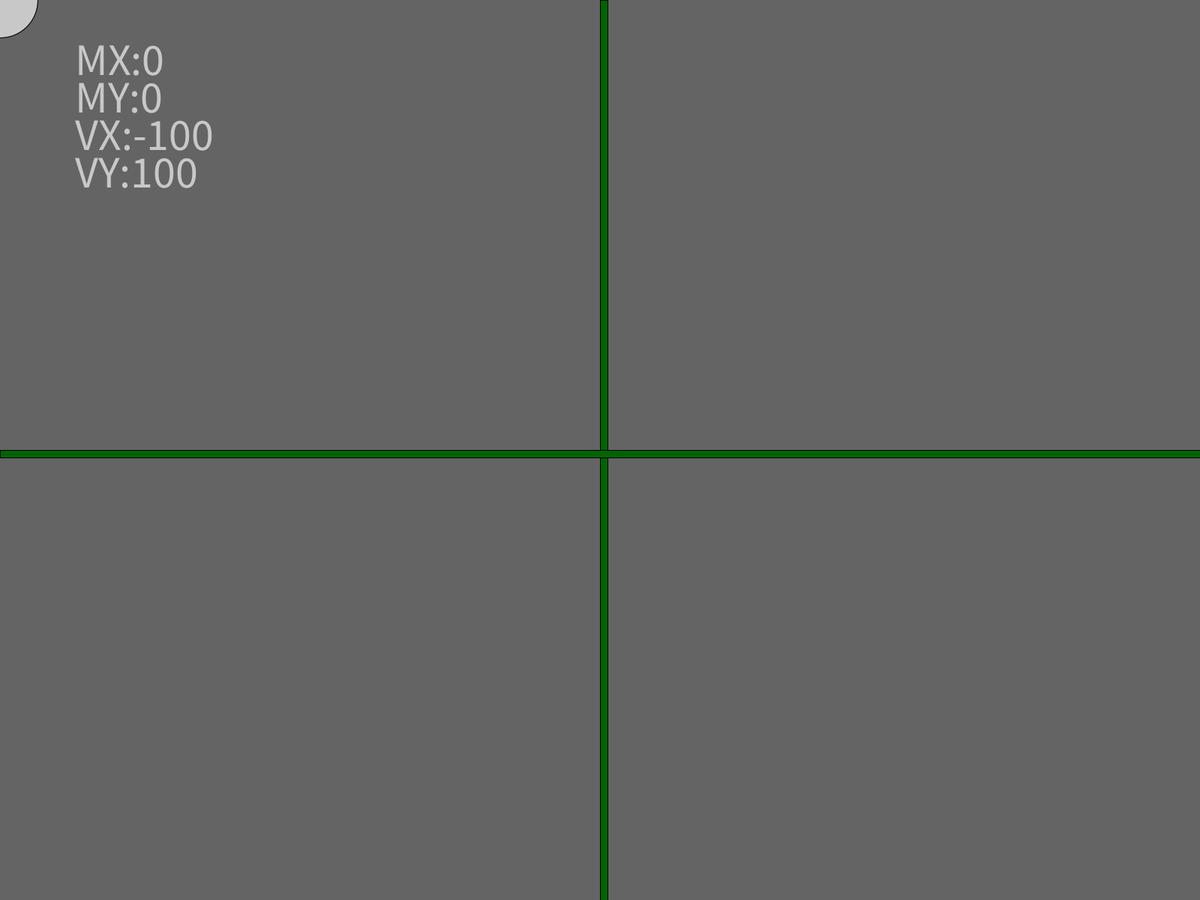
Frame 1 (no input)
Frame 60 (the mouse pressed at the canvas centre just before this capture): identical to frame 1, image omitted
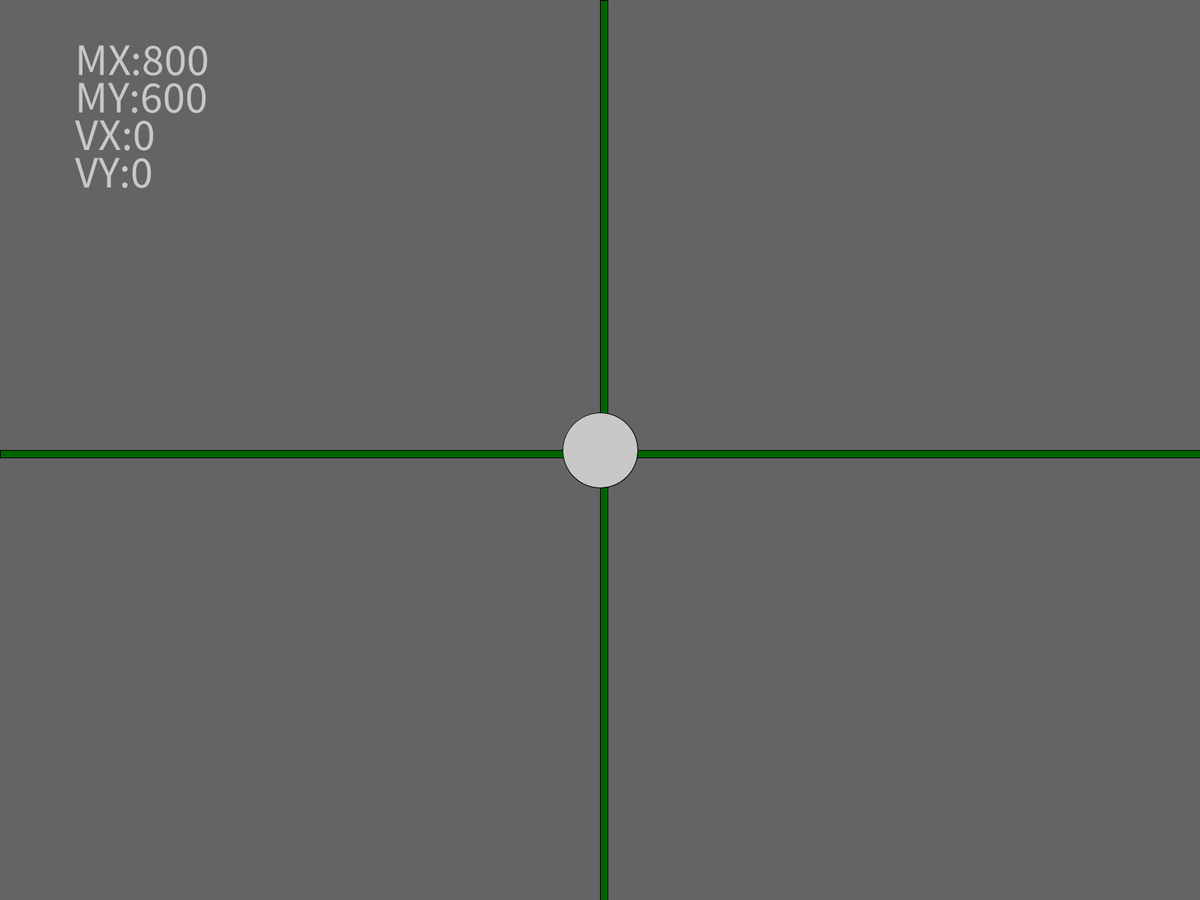
Frame 120 (the mouse held since frame 60 and released just before this capture)

The Processing sketch that drew these frames (run headless with seeded random() and noise(); from frame 60 on, the mouse is pressed at the canvas centre):

// Processing sketch: CarritoBT
// ── CarritoBT.pde
boolean EstadoFondo = true;
boolean Boton1 = false;

float A  = width;
float H  = height;

float VX = 0;
float VY = 0;
void setup() {
  //size(400, 600);
  fullScreen();
  A = width;
  H = height;
  textSize(60);
}

void draw() {
  background(100);
  fill(0, 100, 0);
  rect(A/2, 0, 10, H);
  rect(0, H/2, A, 10);
  fill(200);
  ellipse(mouseX, mouseY, 100, 100);
  text("MX:"+mouseX, 100, 100);
  text("MY:"+mouseY, 100, 150);
  VX = map(mouseX, 0, A, -100, 100);
  text("VX:"+int(VX), 100, 200);
  VY = map(mouseY, 0, H, 100, -100);
  text("VY:"+int(VY), 100, 250);
}

void mouseReleased() {
}
